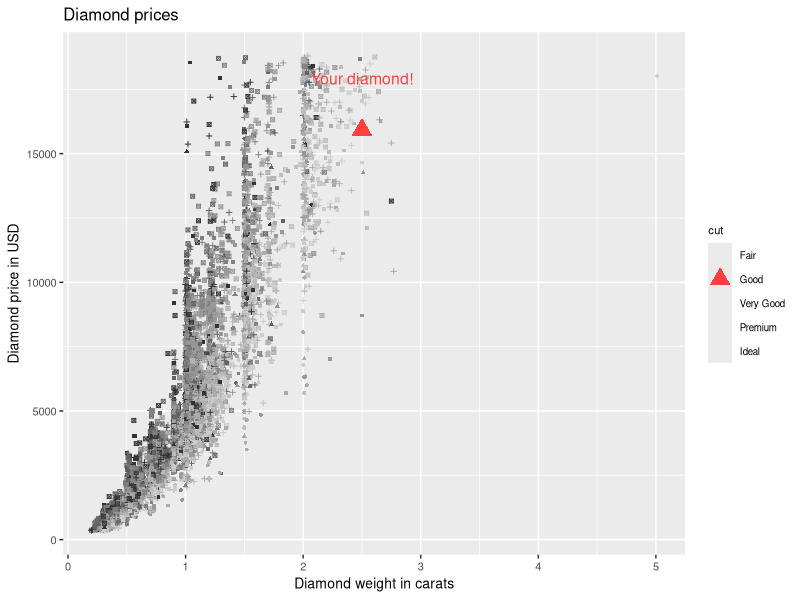
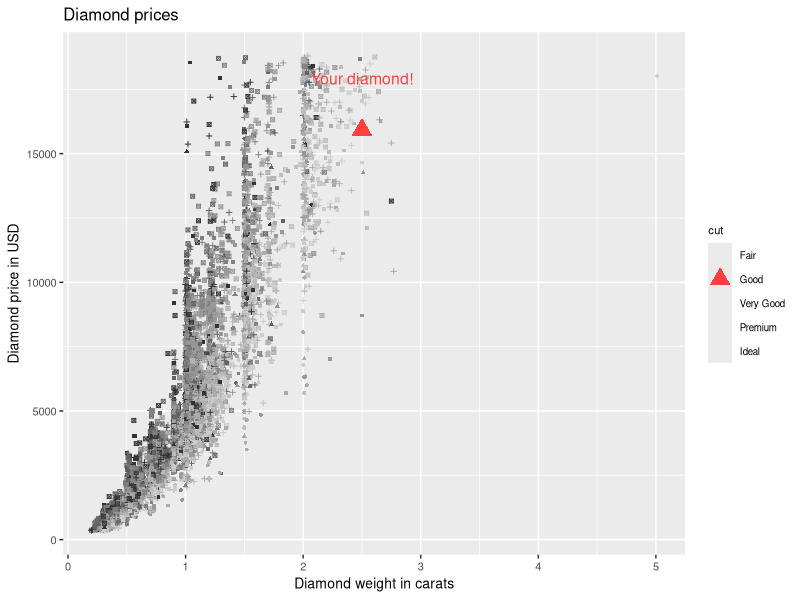

The R script that drew these images, in order:
library(ggplot2)
library(dplyr)

# data frame for predicted price and diamond features (user inputs)
df.pred <- data.frame(price = 15917,
                      carat = 2.5,
                      color = "J",
                      cut = "Good")

# create diamonds price scatter plot (actual diamonds & predicted diamond price)
diamonds %>% 
  sample_n(size = 10000, replace = F) %>% 
  ggplot(aes(x = carat, 
             y = price,
             color = color,
             shape = cut)) +
  geom_point(size = 1, show.legend = F) +
  geom_point(data = df.pred,
             aes(x = carat, y = price),
             color = "brown1",
             size = 5) +
  annotate(geom = "text", x = df.pred$carat, y = df.pred$price + 2000,
           label = "Your diamond!",
           color = "brown1",
           size = 4, face = "bold") +
  scale_color_grey() +
  xlab("Diamond weight in carats") +
  ylab("Diamond price in USD") +
  ggtitle("Diamond prices") +
  theme(plot.title = element_text(size = 12),
        axis.title = element_text(size = 10),
        axis.text = element_text(size = 8),
        legend.title = element_text(size = 8),
        legend.text = element_text(size = 7))

ggsave(filename = "./ShinyApp_Pitch_Presentation-figure/diamondplot.png",
       plot = last_plot(), units = "cm", width = 12, height = 8)
